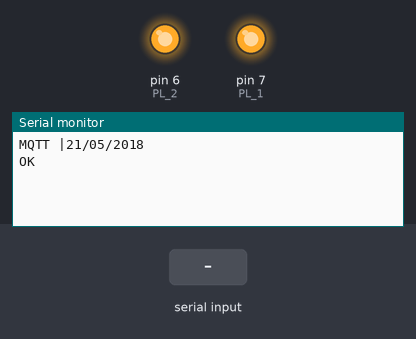
Simulated run of this sketch. Board: Arduino Uno, built with avr-gcc and run on an emulated ATmega328P. On the bench: output pins drawn as LEDs (lit = HIGH), the last lines printed to the serial monitor. Inputs (shaded band) come from the test bench. The modem accepts every AT command (registered, SIM ready, sends succeed) and sends nothing else.

Above: at 3.3 s.
3.4 s: "+DTMF: " received over the second serial link
At 3.9 s:
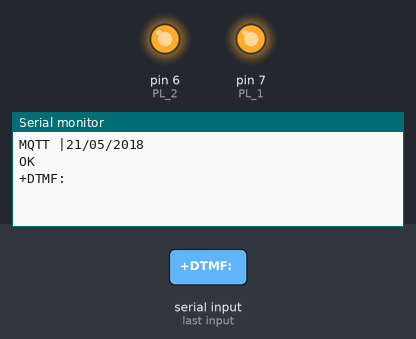
4.9 s: "*" received over the second serial link
At 6.0 s:
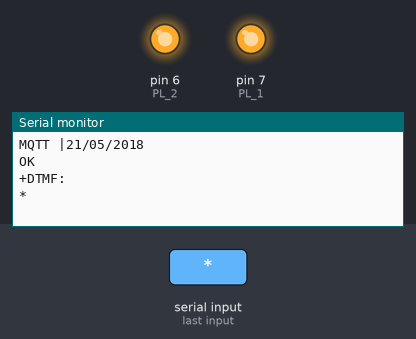

The sketch:

gsm_v2.ino
```cpp
#include <SoftwareSerial.h>
#include <DallasTemperature.h>      // https://github.com/milesburton/Arduino-Temperature-Control-Library

//  ----------------------------------------- НАЗНАЧАЕМ ВЫВОДЫ  ------------------------------

SoftwareSerial SIM800(10, 11);                // для старых плат начиная с версии RX,TX
#define PL_1   7                     // реле на кнопку "заблокировать дверь"
#define PL_2   6                     // реле на кнопку "разаблокировать дверь"

#define RESET_Pin    5                      // аппаратная перезагрузка модема, по сути не задействован

char timeup;

/*  ----------------------------------------- НАСТРОЙКИ MQTT брокера---------------------------------------------------------   */
const char MQTT_user[10] = "arduino";      // api.cloudmqtt.com > Details > User
const char MQTT_pass[15] = "Rezonans2019";  // api.cloudmqtt.com > Details > Password
const char MQTT_type[15] = "MQIsdp";        // тип протокола НЕ ТРОГАТЬ !
const char MQTT_CID[15] = "Arduino_Sim800";        // уникальное имя устройства в сети MQTT
String MQTT_SERVER = "postman.cloudmqtt.com";   // api.cloudmqtt.com > Details > Server  сервер MQTT брокера
String PORT = "18114";                      // api.cloudmqtt.com > Details > Port    порт MQTT брокера НЕ SSL !
/*  ----------------------------------------- ИНДИВИДУАЛЬНЫЕ НАСТРОЙКИ !!!---------------------------------------------------------   */
String call_phone=  "+375000000000";        // телефон входящего вызова  для управления DTMF
//String call_phone2= "+375000000001";        // телефон для автосброса могут работать не корректно
String APN = "internet.mts.ru";             // тчка доступа выхода в интернет вашего сотового оператора

/*  ----------------------------------------- ДАЛЕЕ НЕ ТРОГАЕМ ---------------------------------------------------------------   */
String pin = "";                            // строковая переменная набираемого пинкода
float Vbat,V_min;                                 // переменная хранящая напряжение бортовой сети
float m = 68.01;                            // делитель для перевода АЦП в вольты для резистров 39/11kOm
unsigned long Time1, Time2 = 0;
int Timer, count, error_CF, error_C, error_CB, error_CBL;
int interval = 4;                           // интервал тправки данных на сервер после загрузки ардуино
bool ring = false;                          // флаг момента снятия трубки
bool broker = false;                        // статус подклюлючения к брокеру
int days, hours, minutes, seconds;

void setup() {

  pinMode(PL_1,OUTPUT);
  pinMode(PL_2,OUTPUT);
  digitalWrite(PL_1, HIGH);
  digitalWrite(PL_2, HIGH);


  delay(100);
  Serial.begin(9600);                       //скорость порта
  //Serial.setTimeout(50);

  SIM800.begin(9600);                       //скорость связи с модемом
  //SIM800.setTimeout(500);                 // тайм аут ожидания ответа

  Serial.println("MQTT |21/05/2018");
  delay (1000);
  SIM800_reset();
  error_CB=0;
  //delay (10000);


               }


void loop() {

if (SIM800.available())  resp_modem();                                    // если что-то пришло от SIM800 в Ардуино отправляем для разбора
if (Serial.available())  resp_serial();                                 // если что-то пришло от Ардуино отправляем в SIM800
if (millis()> Time2 + 60000) {Time2 = millis();
    if (Timer > 0 ) Timer--, Serial.print("Тм:"), Serial.println (Timer);}

if (millis()> Time1 + 10000) Time1 = millis(), detection();               // выполняем функцию detection () каждые 10 сек


            }

void detection(){                                                 // условия проверяемые каждые 10 сек
    interval--;

    if (interval <1) interval = 6;// Serial.println ("Команда обнвления");

    if ((interval == 3) && (broker == false)) {SIM800.println("AT+SAPBR=2,1"), delay (2000),Serial.println("нет подключения к брокеру");}

    if ((interval == 6) && (broker == true))               {SIM800.println("AT+CIPSEND"), delay (200);

                                                          MQTT_FloatPub ("C5/uptime",   millis()/1000,0);
                                                          SIM800.write(0x1A), delay (200);}    // подключаемся к GPRS

}

void resp_modem (){     //------------------ АНЛИЗИРУЕМ БУФЕР ВИРТУАЛЬНОГО ПОРТА МОДЕМА------------------------------
     String at = "";
 //    while (SIM800.available()) at = SIM800.readString();  // набиваем в переменную at
  int k = 0;
   while (SIM800.available()) k = SIM800.read(),at += char(k),delay(1);
   Serial.println(at);

      if (at.indexOf("+CLIP: \""+call_phone+"\",") > -1) {delay(200), SIM800.println("ATA"), ring = true;}

    //  } else if(at.indexOf("+CLIP: \""+call_phone2+"\",") > -1) {delay(50), SIM800.println("ATH0), enginestart();


else if (at.indexOf("+DTMF: ")  > -1)        {String key = at.substring(at.indexOf("")+9, at.indexOf("")+10);
                                                     pin = pin + key;
                                                     if (pin.indexOf("*") > -1 ) pin= ""; }
else if (at.indexOf("SMS Ready") > -1 || at.indexOf("NO CARRIER") > -1 ) {SIM800.println("AT+CLIP=1;+DDET=1");} // Активируем АОН и декодер DTMF
/*  -------------------------------------- проверяем соеденеиние с ИНТЕРНЕТ, конектимся к серверу------------------------------------------------------- */
else if (at.indexOf("+SAPBR: 1,3") > -1)                                  {SIM800.println("AT+SAPBR=3,1,\"CONTYPE\",\"GPRS\""), delay(1000);}
else if (at.indexOf("AT+SAPBR=3,1,\"CONTYPE\",\"GPRS\"\r\r\nOK") > -1)    {SIM800.println("AT+SAPBR=3,1, \"APN\",\""+APN+"\""), delay (1000); }
else if (at.indexOf("AT+SAPBR=3,1, \"APN\",\""+APN+"\"\r\r\nOK") > -1 )   {SIM800.println("AT+SAPBR=1,1"), delay (1000);}                                // устанавливаем соеденение c интернетом
else if (at.indexOf("AT+SAPBR=2,1\r\r\nERROR") > -1 )                     {Serial.println("костыль 1"), SIM800.println("AT+CFUN=1,1"), error_C++,  delay (1000) ;}
else if (at.indexOf("AT+SAPBR=1,1\r\r\nOK") > -1 )                        {SIM800.println("AT+SAPBR=2,1"),delay (1000);}
else if (at.indexOf("AT+SAPBR=1,1\r\r\nOK") > -1 )                        {SIM800.println("AT+SAPBR=2,1"),delay (1000);}
else if (at.indexOf("AT+CFUN=1,1\r\r\nOK") > -1 )                         {Serial.println("перезагрузка выполнена"),delay (1000);}
else if (at.indexOf("+SAPBR: 1,1") > -1 )                               {if (broker == false) {delay (200), SIM800.println("AT+CIPSTART=\"TCP\",\""+MQTT_SERVER+"\",\""+PORT+"\""), delay (1000);}
                                                                                           else Serial.println("GPRS OK, Broker OK");}    //cоединение установлено коннектимся с MQTT серверу
//else if (at.indexOf("AT+CIPSTART=\"TCP\",\""+MQTT_SERVER+"\",\""+PORT+"\"\r\r\nOK") > - 1 )  {MQTT_CONNECT();}


//else if (at.indexOf("ERROR") > -1 )                                     {delay (200), SIM800.println("AT+CFUN=1,1"), error_CF++, delay (5000), broker = false;}

/*-+-+--+-+--+-+--+-+--+-+--+-+--+-+--+-+--+-+--+-+--+-+-Обработка ошибок-+-+--+-+--+-+--+-+--+-+--+-+--+-+--+-+--+-+-+-+--+-++-+--+-++-+--+-++-+--+-+*/

else if (at.indexOf("CONNECT FAIL") > -1 )                                {Serial.println(" Костыль 2"),SIM800.println("AT+CFUN=1,1"), error_CF++, delay (1000), broker = false;}  // костыль 1                  // Обработка ошибок
else if (at.indexOf("CLOSED") > -1 )                                      {broker = false ;}  // костыль 2
else if (at.indexOf("AT+SAPBR=2,1\r\r\nERROR") > -1 )                     {Serial.println(" Костыль 3"),SIM800.println("AT+CFUN=1,1"), error_C++,  delay (1000);}
//else if (at.indexOf("AT+CIPSTART=\"TCP\",\""+MQTT_SERVER+"\",\""+PORT+"\"\r\r\nERROR")) {if (error_CB == 3) {Serial.println(" Костыль 4"),SIM800.println("AT+CFUN=1,1"),error_CB = 0;} else error_CBL++, error_CB++;}
else if (at.indexOf("AT+SAPBR=2,1\r\r\nERROR") > -1 )                     {Serial.println("Костыль 4"),SIM800.println("AT+CFUN=1,1"), error_C++,  delay (1000);}                                 //Проверка выдачи IP адреса вернула ERROR
else if (at.indexOf("AT+CIPSEND\r\r\nERROR") > -1 )                       {broker = false , Serial.println("Ошибка при отправке"), broker = false ;}
//else if (at.indexOf("+CME ERROR:") > -1 )                                 {error_CF++; if (error_CF > 5) {error_CF = 0, SIM800.println("AT+CFUN=1,1");}}   // костыль 4
else if (at.indexOf("CONNECT OK") > -1)                                   {MQTT_CONNECT();}

/*-------------------------------------------------------окончание обработки ошибок -----------------------------------------------------------------*/

else if (at.indexOf("+CIPGSMLOC: 0,") > -1   )                            {String LOC = at.substring(26,35)+","+at.substring(16,25);
                                                                            SIM800.println("AT+CIPSEND"), delay (200);
                                                                            MQTT_PUB ("C5/ussl", LOC.c_str()),
                                                                            SIM800.write(0x1A);}

else if (at.indexOf("+CUSD:") > -1   )                                    {String BALANS = at.substring(13, 26);
                                                                            SIM800.println("AT+CIPSEND"), delay (200);
                                                                            MQTT_PUB ("C5/ussd", BALANS.c_str()),
                                                                            SIM800.write(0x1A);}

else if (at.indexOf("+CSQ:") > -1   )                                     {String RSSI = at.substring(at.lastIndexOf(":")+1,at.lastIndexOf(","));  // +CSQ: 31,0
                                                                            SIM800.println("AT+CIPSEND"), delay (200);
                                                                            MQTT_PUB ("C5/rssi", RSSI.c_str()),
                                                                            SIM800.write(0x1A);}

//else if (at.indexOf("ALREADY CONNECT") > -1)     {SIM800.println("AT+CIPSEND"), delay (200);
else if (at.indexOf("ALREAD") > -1)               {SIM800.println("AT+CIPSEND"), delay (200); // если не "влезает" "ALREADY CONNECT"
                                                  MQTT_FloatPub ("C5/uptime",   millis()/1000,0);
                                                  SIM800.write(0x1A);}


else if (at.indexOf("C5/comandpl1_1",4) > -1 )      { digitalWrite(PL_1, LOW);
                                                      delay(3000);
                                                      digitalWrite(PL_1, HIGH);
                                                      delay(1000);
                                                      SIM800.println("AT+CIPSEND"), delay (200);
                                                      MQTT_PUB ("C5/comand","pl1_0");
                                                      SIM800.write(0x1A);}
                                                      // запрос локации
else if (at.indexOf("C5/comandpl2_1",4) > -1 )      { digitalWrite(PL_2, LOW);
                                                      delay(1000);
                                                      digitalWrite(PL_2, HIGH);
                                                      delay(1000);
                                                      SIM800.println("AT+CIPSEND"), delay (200);
                                                      MQTT_PUB ("C5/comand","pl2_0");
                                                      SIM800.write(0x1A);}
                                                      // запрос локации
else if (at.indexOf("C5/comandbalans",4) > -1 )     {SIM800.println("AT+CUSD=1,\"*100#\""); }                                     // запрос баланса
else if (at.indexOf("C5/comandrssi",4) > -1 )       {SIM800.println("AT+CSQ"); }                                                  // запрос уровня сигнала
else if (at.indexOf("C5/comandlocation",4) > -1 )   {SIM800.println("AT+CIPGSMLOC=1,1"); }                                        // запрос локации

else if (at.indexOf("C5/comandRefresh",4) > -1 )    {
                                                          SIM800.println("AT+CIPSEND"), delay (200);
                                                          MQTT_FloatPub ("C5/CB", error_CBL,0);
                                                          MQTT_FloatPub ("C5/CL", error_C,0);
                                                          MQTT_FloatPub ("C5/CF", error_CF,0);
                                                          MQTT_FloatPub ("C5/uptime", millis()/1000,0);
                                                          SIM800.write(0x1A);


   at = "";      }                                                  // Возвращаем ответ модема в монитор порта , очищаем переменную

       if (pin.indexOf("123") > -1 ){ pin= "";}
 // else if (pin.indexOf("777") > -1 ){ pin= "", SIM800.println("AT+CFUN=1,1");}           // костыль 3
  else if (pin.indexOf("789") > -1 ){ pin= "", delay(1500), SIM800.println("ATH0");}
  else if (pin.indexOf("#")   > -1 ){ pin= "", SIM800.println("ATH0");}

 }

//void blocking (bool st) {digitalWrite(Lock_Pin, st ? HIGH : LOW), Security = st, Serial.println(st ? "На охране":"Открыто");} // функция удержания реле блокировки/разблокировки на выходе out4


void resp_serial (){     // ---------------- ТРАНСЛИРУЕМ КОМАНДЫ из ПОРТА В МОДЕМ ----------------------------------
     String at = "";
 //    while (Serial.available()) at = Serial.readString();
  int k = 0;
   while (Serial.available()) k = Serial.read(),at += char(k),delay(1);
     SIM800.println(at), at = "";   }


void  MQTT_FloatPub (const char topic[15], float val, int x) {char st[10]; dtostrf(val,0, x, st), MQTT_PUB (topic, st);}

void MQTT_CONNECT () {
  SIM800.println("AT+CIPSEND"), delay (100);

  SIM800.write(0x10);                                                              // маркер пакета на установку соединения
  SIM800.write(strlen(MQTT_type)+strlen(MQTT_CID)+strlen(MQTT_user)+strlen(MQTT_pass)+12);
  SIM800.write((byte)0),SIM800.write(strlen(MQTT_type)),SIM800.write(MQTT_type);   // тип протокола
  SIM800.write(0x03), SIM800.write(0xC2),SIM800.write((byte)0),SIM800.write(0x3C); // просто так нужно
  SIM800.write((byte)0), SIM800.write(strlen(MQTT_CID)),  SIM800.write(MQTT_CID);  // MQTT  идентификатор устройства
  SIM800.write((byte)0), SIM800.write(strlen(MQTT_user)), SIM800.write(MQTT_user); // MQTT логин
  SIM800.write((byte)0), SIM800.write(strlen(MQTT_pass)), SIM800.write(MQTT_pass); // MQTT пароль

//  MQTT_PUB ("C5/status", "Подключено");                                          // пакет публикации
  MQTT_SUB ("C5/comand");                                                          // пакет подписки на присылаемые команды
  MQTT_SUB ("C5/settimer");                                                        // пакет подписки на присылаемые значения таймера
  SIM800.write(0x1A);                                                              // маркер завершения пакета
  broker = true;
  }

void  MQTT_PUB (const char MQTT_topic[15], const char MQTT_messege[15]) {          // пакет на публикацию

  SIM800.write(0x30), SIM800.write(strlen(MQTT_topic)+strlen(MQTT_messege)+2);
  SIM800.write((byte)0), SIM800.write(strlen(MQTT_topic)), SIM800.write(MQTT_topic); // топик
  SIM800.write(MQTT_messege);   }                                                  // сообщение

void  MQTT_SUB (const char MQTT_topic[15]) {                                       // пакет подписки на топик

  SIM800.write(0x82), SIM800.write(strlen(MQTT_topic)+5);                          // сумма пакета
  SIM800.write((byte)0), SIM800.write(0x01), SIM800.write((byte)0);                // просто так нужно
  SIM800.write(strlen(MQTT_topic)), SIM800.write(MQTT_topic);                      // топик
  SIM800.write((byte)0);  }


void SIM800_reset() {SIM800.println("AT+CFUN=1,1"),delay (1000);}                        // перезагрузка модема
//void callback()     {SIM800.println("ATD"+call_phone+";"),    delay(3000);} // обратный звонок при появлении напряжения на входе IN1
```

Measured:
- after the input at 3.4 s, the serial monitor: prints a new line at once (image 1)
- after the input at 4.9 s, the serial monitor: prints a new line at once (image 2)
